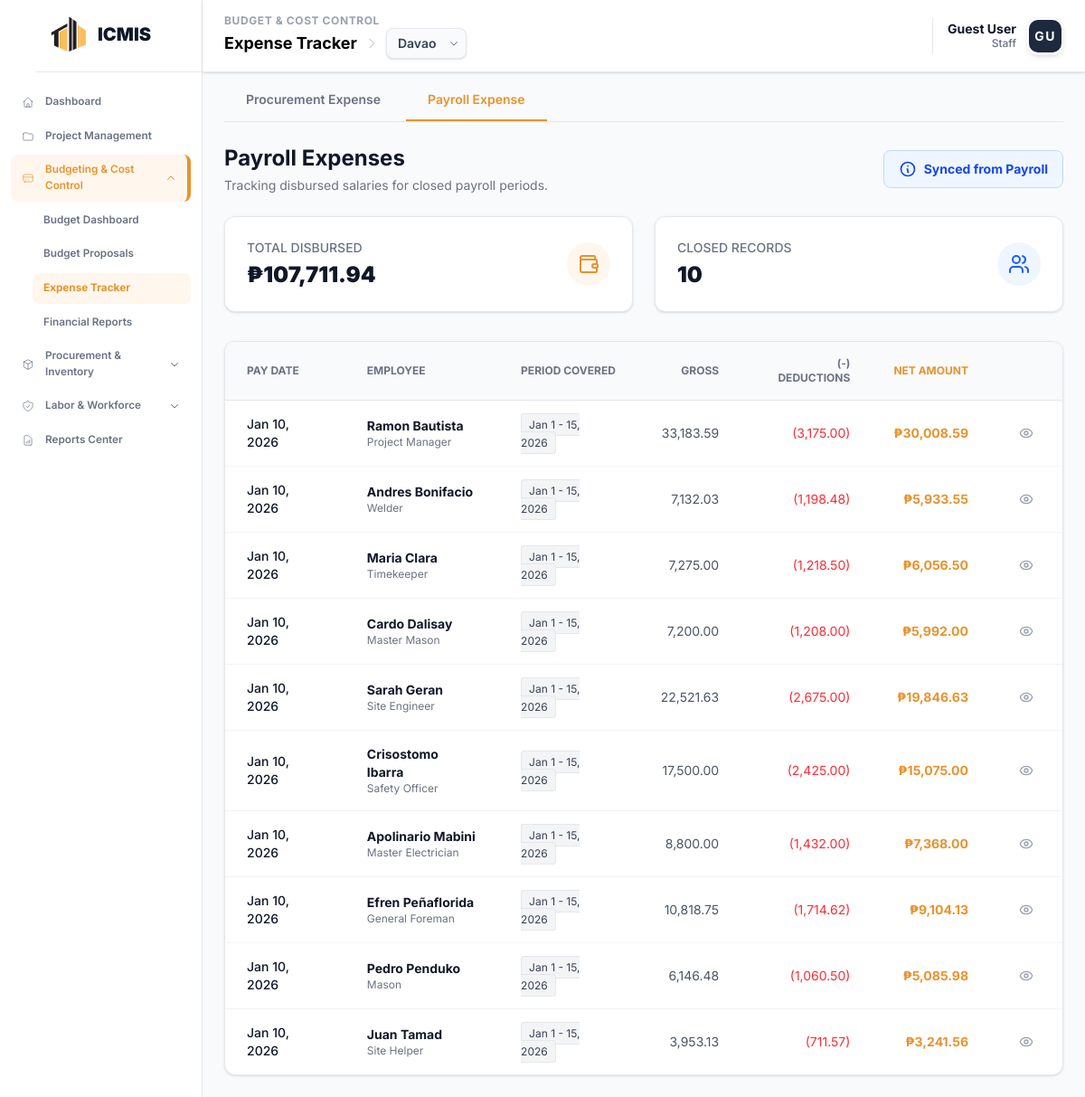
Page /modules/budget/payroll_expenses.php on the earlier database version.
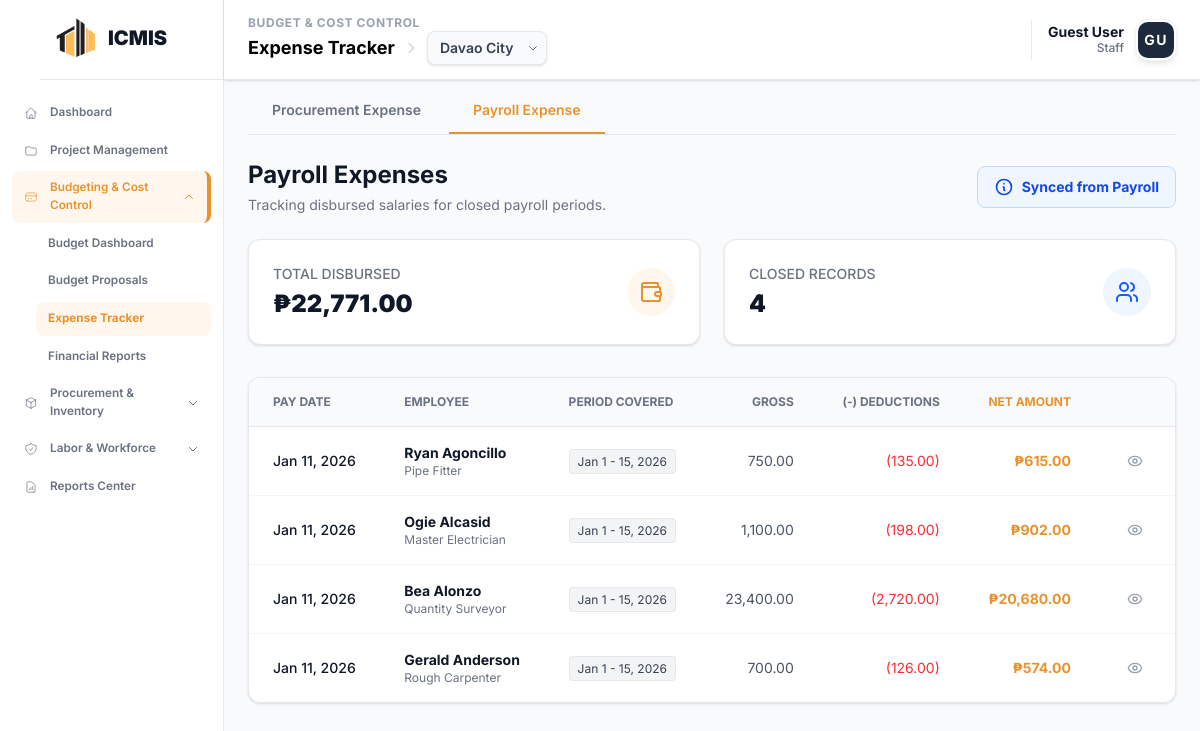
Same page on the later database version.
### tables this page shows
CREATE TABLE `workforce_payroll` (
  `payroll_id` int NOT NULL,
  `employee_id` int NOT NULL,
  `period_id` int NOT NULL,
  `hours_worked` decimal(5,2) DEFAULT NULL,
  `gross_pay` decimal(10,2) DEFAULT NULL,
  `net_pay` decimal(10,2) DEFAULT NULL,
  `status` enum('Calculated','Approved','Processed') DEFAULT 'Calculated'
);

CREATE TABLE `workforce_payroll_periods` (
  `period_id` int NOT NULL,
  `start_date` date NOT NULL,
  `end_date` date NOT NULL,
  `pay_date` date DEFAULT NULL,
  `status` enum('Open','Closed','Processing') DEFAULT 'Open',
  `processed_by` int DEFAULT NULL COMMENT 'Employee ID of the person who processed this',
  `created_at` timestamp NULL DEFAULT CURRENT_TIMESTAMP
);

CREATE TABLE `workforce_job_titles` (
  `job_title_id` int NOT NULL,
  `title_name` varchar(100) NOT NULL,
  `department` varchar(50) DEFAULT NULL,
  `description` text,
  `default_daily_rate` decimal(10,2) DEFAULT NULL,
  `default_monthly_salary` decimal(15,2) DEFAULT NULL,
  `is_active` tinyint(1) DEFAULT '1',
  `created_at` timestamp NULL DEFAULT CURRENT_TIMESTAMP,
  `updated_at` timestamp NULL DEFAULT CURRENT_TIMESTAMP ON UPDATE CURRENT_TIMESTAMP
);

### modules/budget/project_context.php (called while the page is built, shortened)
<?php
function getProjectContext($conn) {
    $sql = "SELECT project_id FROM icmis_projects ORDER BY project_id DESC LIMIT 1";
    $result = $conn->query($sql);
    if ($result && $result->num_rows > 0) {
        $row = $result->fetch_assoc();
        $project_id = intval($row['project_id']);
        return $project_id;
    }
    return 0;
}
?>

### modules/budget/payroll_expenses.php (the view, shortened to what the changed rows need)
<?php
  include __DIR__ . '/project_context.php';
  $conn = function_exists('getBudgetConnection') ? getBudgetConnection() : new mysqli(DB_HOST, DB_USER, DB_PASS, DB_NAME);
  $selected_project_id = function_exists('getProjectContext') ? getProjectContext($conn) : (isset($_SESSION['selected_project_id']) ? $_SESSION['selected_project_id'] : 0);
  $expenses = [];
  $total_payroll_expense = 0;
  if ($selected_project_id > 0) {
      $sql = "SELECT
                  wp.payroll_id,
                  wp.net_pay as amount, -- Expense is the Net Pay disbursed
                  wp.gross_pay,
                  (wp.gross_pay - wp.net_pay) as deductions,
                  wpp.pay_date as expense_date,
                  wpp.start_date,
                  wpp.end_date,
                  CONCAT(e.first_name, ' ', e.last_name) as employee_name,
                  jt.title_name as role,
                  pp.phase_name
              FROM workforce_payroll wp
              JOIN workforce_payroll_periods wpp ON wp.period_id = wpp.period_id
              JOIN workforce_employees e ON wp.employee_id = e.employee_id
              -- Join Assignments to link Employee to Project/Phase for this context
              JOIN workforce_assignments wa ON e.employee_id = wa.employee_id
              LEFT JOIN workforce_job_titles jt ON e.job_title_id = jt.job_title_id
              LEFT JOIN icmis_project_phases pp ON wa.phase_id = pp.phase_id
              WHERE wpp.status = 'Closed'
              AND wa.project_id = ?
              AND wa.status = 'Active' -- Ensure we get their active assignment for the project
              ORDER BY wpp.pay_date DESC, e.last_name ASC";
      $stmt = $conn->prepare($sql);
      $stmt->bind_param("i", $selected_project_id);
      $stmt->execute();
      $result = $stmt->get_result();
      while ($row = $result->fetch_assoc()) {
          $expenses[] = $row;
          $total_payroll_expense += $row['amount'];
      }
  }
?>
<!DOCTYPE html>
<html lang="en">
<head>
  <?php include __DIR__ . '/../../includes/head_assetsv2.php'; ?>
</head>
<body class="bg-gray-50">
  <?php
    include __DIR__ . '/../../includes/sidebar.php';
    include __DIR__ . '/../../includes/header.php';
  ?>
  <main class="ml-56 mt-16 p-6 transition-all duration-300 animate-fade-in">
      <div class="flex items-center justify-between mb-6">
        <div>
          <h1 class="text-2xl text-gray-900 font-bold">Payroll Expenses</h1>
        </div>
      </div>
      <div class="grid grid-cols-1 md:grid-cols-2 gap-6 mb-8">
          <div class="bg-white p-6 rounded-xl border border-gray-200 shadow-sm flex items-center justify-between">
              <div>
                  <p class="text-sm font-medium text-gray-500 uppercase">Total Disbursed</p>
                  <p class="text-2xl font-black text-gray-900 mt-1">₱<?= number_format($total_payroll_expense, 2) ?></p>
              </div>
          </div>
          <div class="bg-white p-6 rounded-xl border border-gray-200 shadow-sm flex items-center justify-between">
              <div>
                  <p class="text-sm font-medium text-gray-500 uppercase">Closed Records</p>
                  <p class="text-2xl font-black text-gray-900 mt-1"><?= count($expenses) ?></p>
              </div>
          </div>
      </div>
      <?php if (empty($expenses)): ?>
        <div class="bg-white rounded-xl border border-gray-200 shadow-sm p-12 text-center h-94 flex flex-col items-center justify-center">
            <div class="mx-auto w-16 h-16 bg-gray-100 rounded-full flex items-center justify-center mb-4">
                <i data-lucide="folder-open" class="w-8 h-8 text-gray-400"></i>
            </div>
            <h3 class="text-lg font-bold text-gray-900">No Closed Payrolls Found</h3>
            <p class="text-gray-500 mt-1">Select a project or ensure payroll periods are finalized in the Workforce module.</p>
        </div>
      <?php else: ?>
        <div class="bg-white border border-gray-200 rounded-xl shadow-sm overflow-hidden">
            <div class="overflow-x-auto">
                <table class="w-full text-left border-collapse">
                    <thead class="bg-gray-50 border-b border-gray-200">
                        <tr>
                            <th class="px-6 py-4 text-xs font-bold text-gray-500 uppercase">Pay Date</th>
                            <th class="px-6 py-4 text-xs font-bold text-gray-500 uppercase">Employee</th>
                            <th class="px-6 py-4 text-xs font-bold text-gray-500 uppercase">Period Covered</th>
                            <th class="px-6 py-4 text-xs font-bold text-gray-500 uppercase text-right">Gross</th>
                            <th class="px-6 py-4 text-xs font-bold text-gray-500 uppercase text-right">(-) Deductions</th>
                            <th class="px-6 py-4 text-xs font-bold text-[#e9922c] uppercase text-right">Net Amount</th>
                            <th class="px-6 py-4 text-center w-20"></th>
                        </tr>
                    </thead>
                    <tbody class="divide-y divide-gray-100">
                        <?php foreach($expenses as $exp):
                            $period_label = date('M j', strtotime($exp['start_date'])) . ' - ' . date('j, Y', strtotime($exp['end_date']));
                        ?>
                        <tr class="hover:bg-orange-50/30 transition-colors group">
                            <td class="px-6 py-4 text-sm text-gray-900 font-medium">
                                <?= date('M d, Y', strtotime($exp['expense_date'])) ?>
                            </td>
                            <td class="px-6 py-4">
                                <p class="text-sm font-bold text-gray-900"><?= htmlspecialchars($exp['employee_name']) ?></p>
                                <p class="text-xs text-gray-500"><?= htmlspecialchars($exp['role']) ?></p>
                            </td>
                            <td class="px-6 py-4 text-sm text-gray-600">
                                <span class="bg-gray-100 text-gray-700 px-2 py-1 rounded text-xs border border-gray-200">
                                    <?= $period_label ?>
                                </span>
                            </td>
                            <td class="px-6 py-4 text-sm text-right font-mono text-gray-600">
                                <?= number_format($exp['gross_pay'], 2) ?>
                            </td>
                            <td class="px-6 py-4 text-sm text-right font-mono text-red-500">
                                (<?= number_format($exp['deductions'], 2) ?>)
                            </td>
                            <td class="px-6 py-4 text-sm text-right font-mono font-bold text-[#e9922c]">
                                ₱<?= number_format($exp['amount'], 2) ?>
                            </td>
                            <td class="px-6 py-4 text-center">
                                <button onclick="PayrollExpenses.viewDetails(<?= $exp['payroll_id'] ?>)"
                                        class="p-2 text-gray-400 hover:text-[#e9922c] hover:bg-orange-50 rounded-lg transition-all"
                                        title="View Breakdown">
                                    <i data-lucide="eye" class="w-4 h-4"></i>
                                </button>
                            </td>
                        </tr>
                        <?php endforeach; ?>
                    </tbody>
                </table>
            </div>
        </div>
      <?php endif; ?>
  </main>
</body>
</html>

### includes/header.php (shortened to what the changed rows need)
<?php
$current_uri = $_SERVER['REQUEST_URI'];
$current_file = basename($_SERVER['PHP_SELF']);
if (!isset($show_project_selector)) {
    $show_project_selector = (
        strpos($current_uri, '/modules/budget/') !== false ||
        strpos($current_uri, '/modules/procurement/') !== false ||
        strpos($current_uri, '/modules/workforce/') !== false ||
        strpos($current_uri, '/modules/reports/') !== false ||
        $current_file === 'dashboard.php'
    );
}
$header_projects = [];
$header_project_id = 0;
if ($show_project_selector) {
    $header_project_id = $_SESSION['selected_project_id'] ?? 0;
    if (isset($conn) && $conn instanceof mysqli) {
        $h_sql = "SELECT project_id, project_code, project_name FROM icmis_projects ORDER BY project_id DESC";
        $h_result = $conn->query($h_sql);
        if ($h_result && $h_result->num_rows > 0) {
            while ($row = $h_result->fetch_assoc()) {
                $header_projects[] = $row;
            }
        }
    }
}
?>
<header class="bg-white border-b border-gray-200 shadow-sm px-6 py-4 fixed top-0 left-56 right-0 z-50 h-20 flex items-center justify-between">
    <div class="flex items-center gap-4">
        <div class="flex flex-col">
            <div class="flex items-center gap-2">
                <?php if ($show_project_selector): ?>
                    <div class="relative group">
                        <?php if (!empty($header_projects)): ?>
                            <select onchange="changeHeaderProject(this.value)" class="appearance-none bg-slate-50 border border-gray-200 hover:border-[#e9922c] text-gray-700 text-sm font-semibold rounded-lg pl-3 pr-8 py-1.5 cursor-pointer focus:outline-none focus:ring-2 focus:ring-[#e9922c] focus:border-transparent transition-all shadow-sm">
                                <?php foreach ($header_projects as $proj): ?>
                                    <option value="<?php echo $proj['project_id']; ?>" <?php echo ($proj['project_id'] == $header_project_id) ? 'selected' : ''; ?>>
                                        <?php echo htmlspecialchars($proj['project_name']); ?>
                                    </option>
                                <?php endforeach; ?>
                            </select>
                        <?php else: ?>
                            <select class="appearance-none bg-slate-50 border border-gray-200 text-gray-400 text-sm font-semibold rounded-lg pl-3 pr-8 py-1.5 cursor-not-allowed shadow-sm" disabled>
                                <option selected>No Projects</option>
                            </select>
                        <?php endif; ?>
                        <div class="pointer-events-none absolute inset-y-0 right-0 flex items-center px-2 text-gray-500">
                        </div>
                    </div>
                <?php endif; ?>
            </div>
        </div>
    </div>
</header>

Differences in the rows shown:
removed workforce_payroll: period.pay_date "Jan 10, 2026", employee_name "Ramon Bautista", workforce_job_titles.title_name "Project Manager", period.end_date "Jan 1 - 15, 2026", gross_pay "33,183.59", deductions "3,175.00", net_pay "30,008.59"
removed workforce_payroll: period.pay_date "Jan 10, 2026", employee_name "Andres Bonifacio", workforce_job_titles.title_name "Welder", period.end_date "Jan 1 - 15, 2026", gross_pay "7,132.03", deductions "1,198.48", net_pay "5,933.55"
removed workforce_payroll: period.pay_date "Jan 10, 2026", employee_name "Maria Clara", workforce_job_titles.title_name "Timekeeper", period.end_date "Jan 1 - 15, 2026", gross_pay "7,275.00", deductions "1,218.50", net_pay "6,056.50"
removed workforce_payroll: period.pay_date "Jan 10, 2026", employee_name "Cardo Dalisay", workforce_job_titles.title_name "Master Mason", period.end_date "Jan 1 - 15, 2026", gross_pay "7,200.00", deductions "1,208.00", net_pay "5,992.00"
removed workforce_payroll: period.pay_date "Jan 10, 2026", employee_name "Sarah Geran", workforce_job_titles.title_name "Site Engineer", period.end_date "Jan 1 - 15, 2026", gross_pay "22,521.63", deductions "2,675.00", net_pay "19,846.63"
removed workforce_payroll: period.pay_date "Jan 10, 2026", employee_name "Crisostomo Ibarra", workforce_job_titles.title_name "Safety Officer", period.end_date "Jan 1 - 15, 2026", gross_pay "17,500.00", deductions "2,425.00", net_pay "15,075.00"
removed workforce_payroll: period.pay_date "Jan 10, 2026", employee_name "Apolinario Mabini", workforce_job_titles.title_name "Master Electrician", period.end_date "Jan 1 - 15, 2026", gross_pay "8,800.00", deductions "1,432.00", net_pay "7,368.00"
removed workforce_payroll: period.pay_date "Jan 10, 2026", employee_name "Efren Peñaflorida", workforce_job_titles.title_name "General Foreman", period.end_date "Jan 1 - 15, 2026", gross_pay "10,818.75", deductions "1,714.62", net_pay "9,104.13"
removed workforce_payroll: period.pay_date "Jan 10, 2026", employee_name "Pedro Penduko", workforce_job_titles.title_name "Mason", period.end_date "Jan 1 - 15, 2026", gross_pay "6,146.48", deductions "1,060.50", net_pay "5,085.98"
removed workforce_payroll: period.pay_date "Jan 10, 2026", employee_name "Juan Tamad", workforce_job_titles.title_name "Site Helper", period.end_date "Jan 1 - 15, 2026", gross_pay "3,953.13", deductions "711.57", net_pay "3,241.56"
added workforce_payroll: period.pay_date "Jan 11, 2026", employee_name "Ryan Agoncillo", workforce_job_titles.title_name "Pipe Fitter", period.end_date "Jan 1 - 15, 2026", gross_pay "750.00", deductions "135.00", net_pay "615.00"
added workforce_payroll: period.pay_date "Jan 11, 2026", employee_name "Ogie Alcasid", workforce_job_titles.title_name "Master Electrician", period.end_date "Jan 1 - 15, 2026", gross_pay "1,100.00", deductions "198.00", net_pay "902.00"
added workforce_payroll: period.pay_date "Jan 11, 2026", employee_name "Bea Alonzo", workforce_job_titles.title_name "Quantity Surveyor", period.end_date "Jan 1 - 15, 2026", gross_pay "23,400.00", deductions "2,720.00", net_pay "20,680.00"
added workforce_payroll: period.pay_date "Jan 11, 2026", employee_name "Gerald Anderson", workforce_job_titles.title_name "Rough Carpenter", period.end_date "Jan 1 - 15, 2026", gross_pay "700.00", deductions "126.00", net_pay "574.00"
Other differences:
form field value: "Davao" → "Davao City"
$total_payroll_expense: "107,711.94" → "22,771.00"
count($expenses): "10" → "4"
